Frame 1 (no input): blank canvas, image omitted
Frame 60 (no input): blank canvas, image omitted
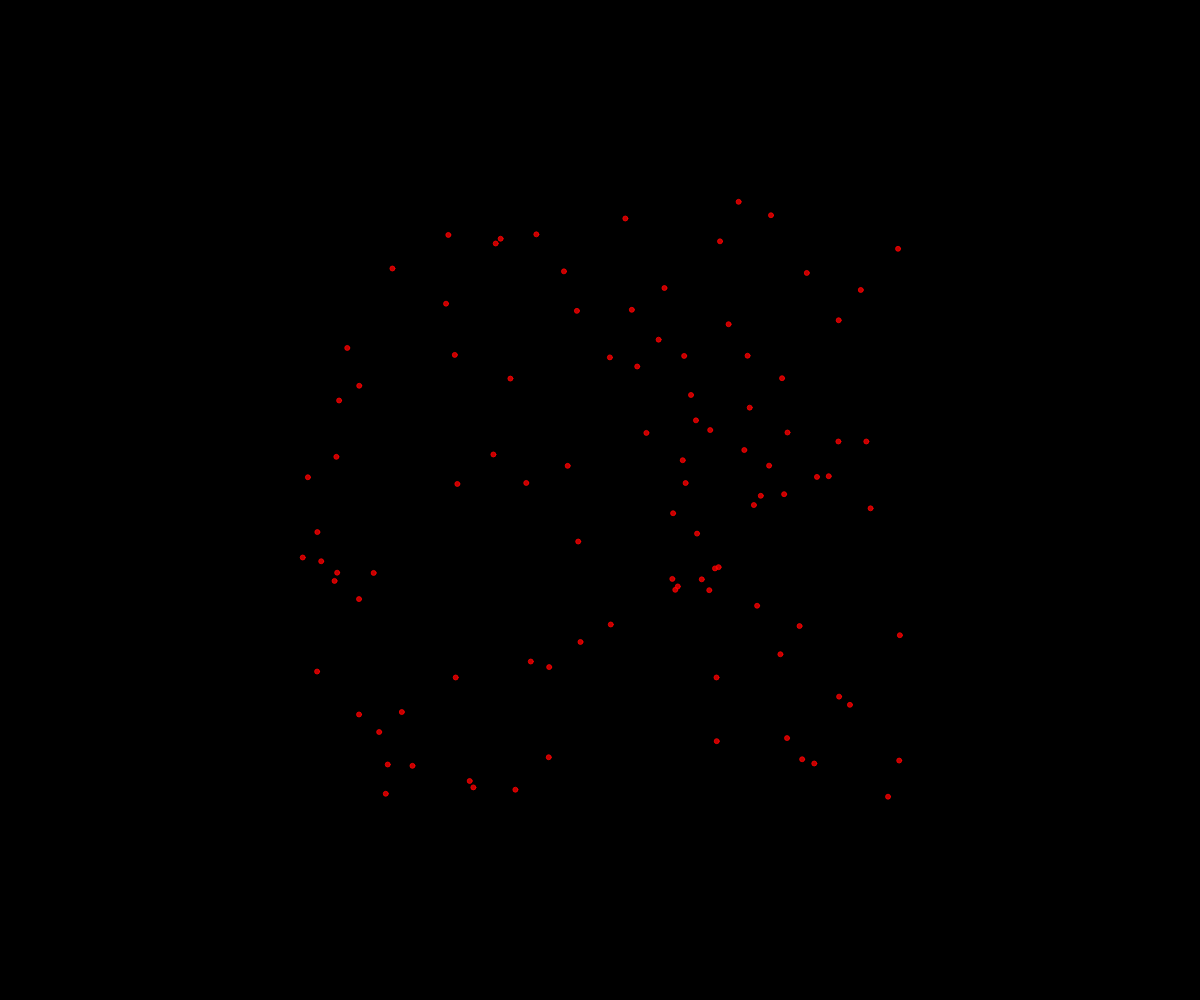
Frame 120 (the mouse pressed at the canvas centre since frame 60)

The p5.js sketch whose frames 1 and 60 were blank and that drew this single picture after the mouse press (run headless with seeded random() and noise() and a simulated clock; from frame 60 on, the mouse is pressed at the canvas centre):

// p5.js sketch
// ── sketch.js
// Fireworks OOP

class Particle {
  constructor(x, y) {
    this.x = x;
    this.y = y;
    this.dx = random(-5, 5);
    this.dy = random(-5, 5);
    this.diameter = 5;
    this.r = 255;
    this.g = 0;
    this.b = 0;
    this.alpha = 255;
    this.color = color(this.r, this.g, this.b, this.alpha);
  }

  update() {
    //move
    this.x += this.dx;
    this.y += this.dy;

    //making it more transparent
    this.alpha--;
    this.color = color(this.r, this.g, this.b, this.alpha);
  }

  display() {
    fill(this.color);
    stroke(this.color);
    circle(this.x, this.y, this.diameter);
  }
}

let theFireworks = [];

function setup() {
  createCanvas(windowWidth, windowHeight);
}

function draw() {
  background("black");
  for (let i = 0; i < theFireworks.length; i++) {
    theFireworks[i].update();
    theFireworks[i].display();
  }
}

function mousePressed() {
  for (let i = 0; i < 100; i++) {
    let someParticle = new Particle(mouseX, mouseY);
    theFireworks.push(someParticle);
  }
}
